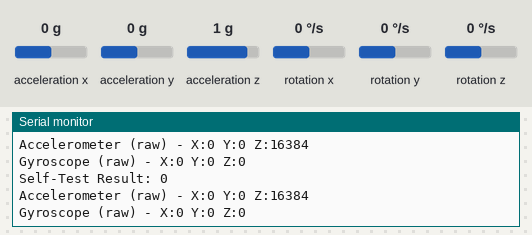
Bench run of a sketch on a simulated Arduino Uno, built with avr-gcc and run on an emulated ATmega328P. Shown: the last lines printed to the serial monitor. The test bench sets the inputs (shaded band); at power-on: acceleration x 0 g, acceleration y 0 g, acceleration z 1 g, rotation x 0 °/s, rotation y 0 °/s, rotation z 0 °/s.

Above: at 1.2 s.
1.3 s: acceleration x set to -1.4 g
At 2.5 s:
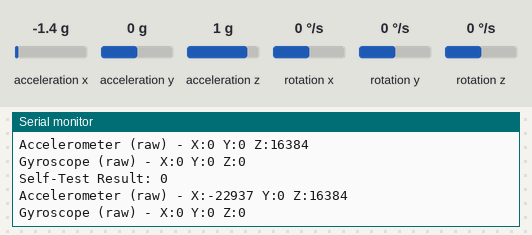
2.8 s: acceleration y set to -1.4 g
At 3.6 s:
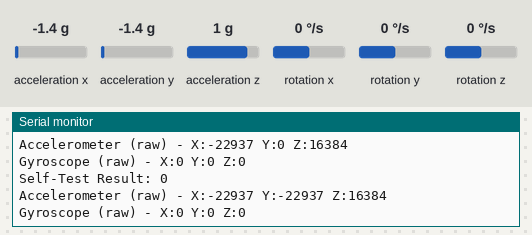
4.3 s: acceleration z set to -1.4 g
At 5.6 s:
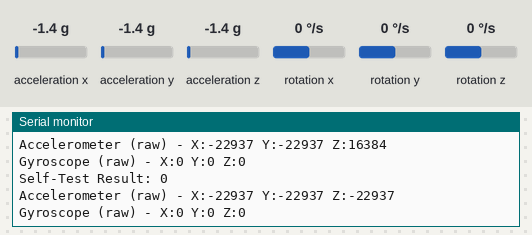
5.8 s: rotation x set to -192 °/s
At 6.6 s:
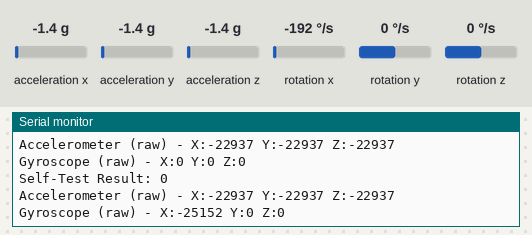
7.3 s: rotation y set to -192 °/s
At 8.7 s:
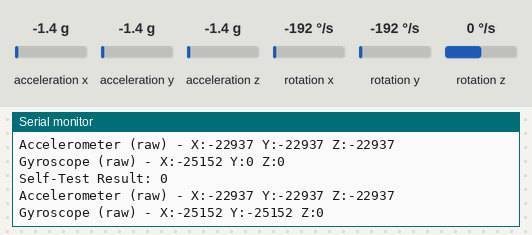

The sketch:

Self_test.ino
```cpp
#include <Wire.h>
#include <MPU6050.h>

MPU6050 mpu;

void setup() {
  Serial.begin(115200);

  Wire.begin();
  mpu.initialize();

  // Verify connection to MPU6050
  Serial.println(mpu.testConnection() ? "MPU6050 connection successful" : "MPU6050 connection failed");

}

void loop() {
  int16_t ax, ay, az;
  int16_t gx, gy, gz;

  // Trigger self-test
  uint8_t selfTestResult = mpu.testSelfTest();

  // Read accelerometer and gyroscope values during self-test
  mpu.getMotion6(&ax, &ay, &az, &gx, &gy, &gz);

  // Print results to Serial Monitor
  Serial.print("Self-Test Result: ");
  Serial.println(selfTestResult, HEX);

  Serial.print("Accelerometer (raw) - X:");
  Serial.print(ax); Serial.print(" Y:");
  Serial.print(ay); Serial.print(" Z:");
  Serial.println(az);

  Serial.print("Gyroscope (raw) - X:");
  Serial.print(gx); Serial.print(" Y:");
  Serial.print(gy); Serial.print(" Z:");
  Serial.println(gz);

  delay(1000); // Delay between readings
}
```

Measured:
- after the input at 1.3 s, the serial monitor: prints a new line after 0.72 s (image 1)
- after the input at 2.8 s, the serial monitor: prints a new line after 0.23 s (image 2)
- after the input at 4.3 s, the serial monitor: prints a new line after 0.74 s (image 3)
- after the input at 5.8 s, the serial monitor: prints a new line after 0.25 s (image 4)
- after the input at 7.3 s, the serial monitor: prints a new line after 0.77 s (image 5)
